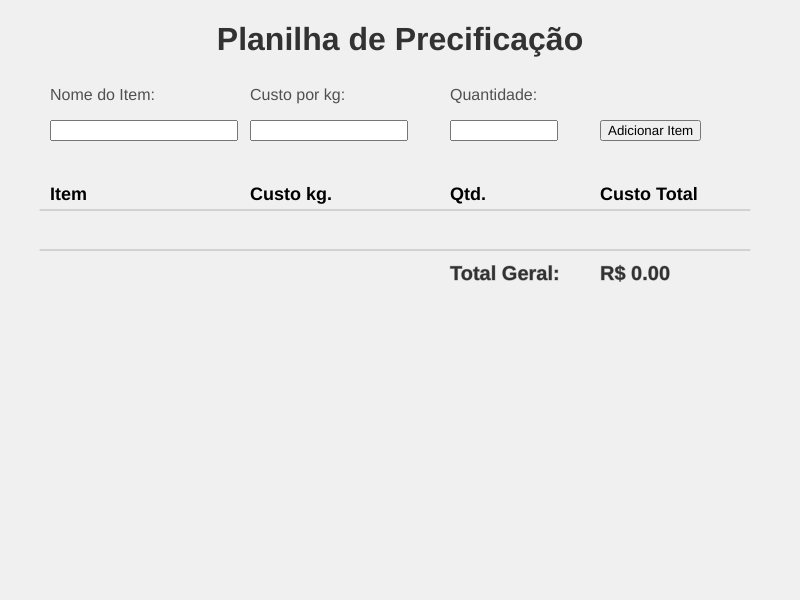
Frame 1 (no input)
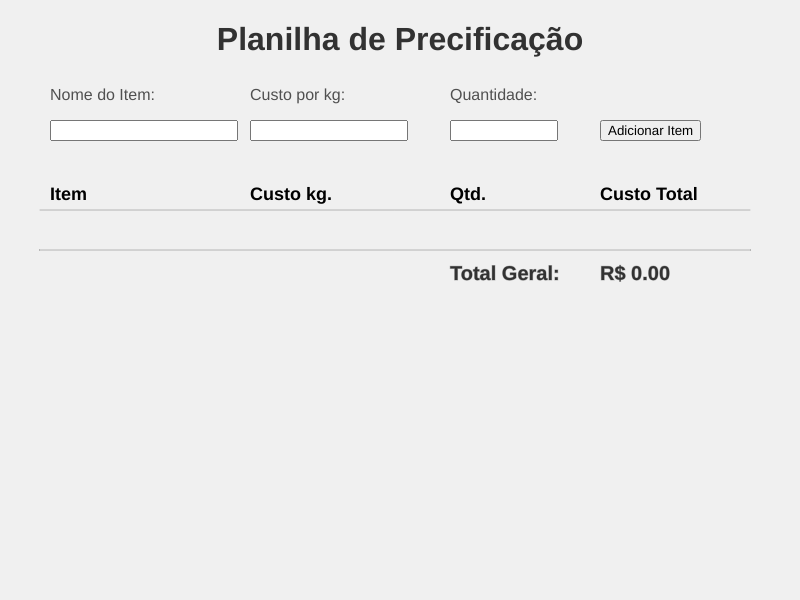
Frame 60 (no input)
Frame 120 (the mouse pressed at the canvas centre since frame 60): identical to frame 60, image omitted

The p5.js sketch that drew these frames (run headless with seeded random() and noise() and a simulated clock; from frame 60 on, the mouse is pressed at the canvas centre):

// p5.js sketch
// ── sketch.js
let items = []; // Array para armazenar os itens da planilha

let inputNome, inputCusto, inputQuantidade; // Elementos de entrada de texto

let botaoAdicionar; // Botão para adicionar itens

function setup() {

  createCanvas(800, 600); // Cria um canvas de 800x600 pixels

  background(240); // Define o fundo do canvas

  // Título da planilha

  textSize(32);

  textAlign(CENTER);

  textStyle(BOLD);

  fill(50);

  text("Planilha de Precificação", width / 2, 50);

  // --- Entradas de dados ---

  // Rótulos

  textSize(16);

  textAlign(LEFT);

  textStyle(NORMAL);

  fill(80);

  text("Nome do Item:", 50, 100);

  text("Custo por kg:", 250, 100);

  text("Quantidade:", 450, 100);

  // Campo Nome do Item

  inputNome = createInput('');

  inputNome.position(50, 120);

  inputNome.size(180);

  // Campo Custo por Unidade

  inputCusto = createInput('');

  inputCusto.attribute('type', 'number'); // Define o tipo como número

  inputCusto.attribute('step', '0.01');   // Permite casas decimais

  inputCusto.position(250, 120);

  inputCusto.size(150);

  // Campo Quantidade

  inputQuantidade = createInput('');

  inputQuantidade.attribute('type', 'number'); // Define o tipo como número

  inputQuantidade.attribute('step', '1');      // Apenas números inteiros

  inputQuantidade.position(450, 120);

  inputQuantidade.size(100);

  // Botão Adicionar Item

  botaoAdicionar = createButton('Adicionar Item');

  botaoAdicionar.position(600, 120);

  botaoAdicionar.mousePressed(adicionarItem); // Chama a função adicionarItem quando clicado

  // --- Cabeçalhos da Tabela ---

  textSize(18);

  textStyle(BOLD);

  fill(0);

  text("Item", 50, 200);

  text("Custo kg.", 250, 200);

  text("Qtd.", 450, 200);

  text("Custo Total", 600, 200);

  // Linha divisória

  stroke(180);

  line(40, 210, 750, 210);

}

function draw() {

  // Limpa a área da tabela para redesenhar

  fill(240);

  noStroke();

  rect(40, 220, 710, height - 260); // Limpa a área onde os itens são exibidos

  let yPos = 240; // Posição Y inicial para desenhar os itens

  let custoTotalGeral = 0; // Variável para o custo total de todos os itens

  // Desenha cada item na planilha

  for (let i = 0; i < items.length; i++) {

    let item = items[i];

    let custoTotalItem = item.custo * item.quantidade;

    custoTotalGeral += custoTotalItem;

    fill(0);

    textSize(16);

    textStyle(NORMAL);

    text(item.nome, 50, yPos);

    text('R$ ' + item.custo.toFixed(2), 250, yPos); // Formata para 2 casas decimais

    text(item.quantidade, 450, yPos);

    text('R$ ' + custoTotalItem.toFixed(2), 600, yPos);

    yPos += 30; // Incrementa a posição Y para o próximo item

  }

  // --- Total Geral ---

  stroke(180);

  line(40, yPos + 10, 750, yPos + 10); // Linha divisória antes do total geral

  textSize(20);

  textStyle(BOLD);

  fill(50);

  text("Total Geral:", 450, yPos + 40);

  text('R$ ' + custoTotalGeral.toFixed(2), 600, yPos + 40);

}

function adicionarItem() {

  let nome = inputNome.value();

  let custo = parseFloat(inputCusto.value());

  let quantidade = parseInt(inputQuantidade.value());

  // Validação básica dos inputs

  if (nome && !isNaN(custo) && !isNaN(quantidade) && custo >= 0 && quantidade >= 0) {

    let novoItem = {

      nome: nome,

      custo: custo,

      quantidade: quantidade

    };

    items.push(novoItem); // Adiciona o novo item ao array

    // Limpa os campos de entrada após adicionar

    inputNome.value('');

    inputCusto.value('');

    inputQuantidade.value('');

  } else {

    alert("Por favor, preencha todos os campos corretamente (custo e quantidade devem ser números positivos).");

  }

}
